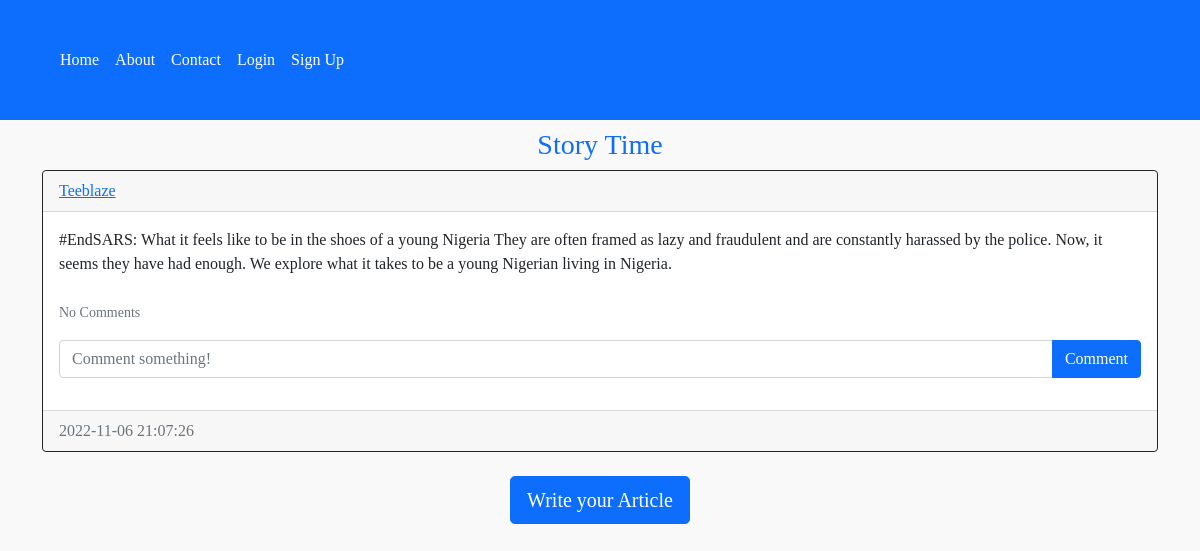
Page /home on the earlier database version.
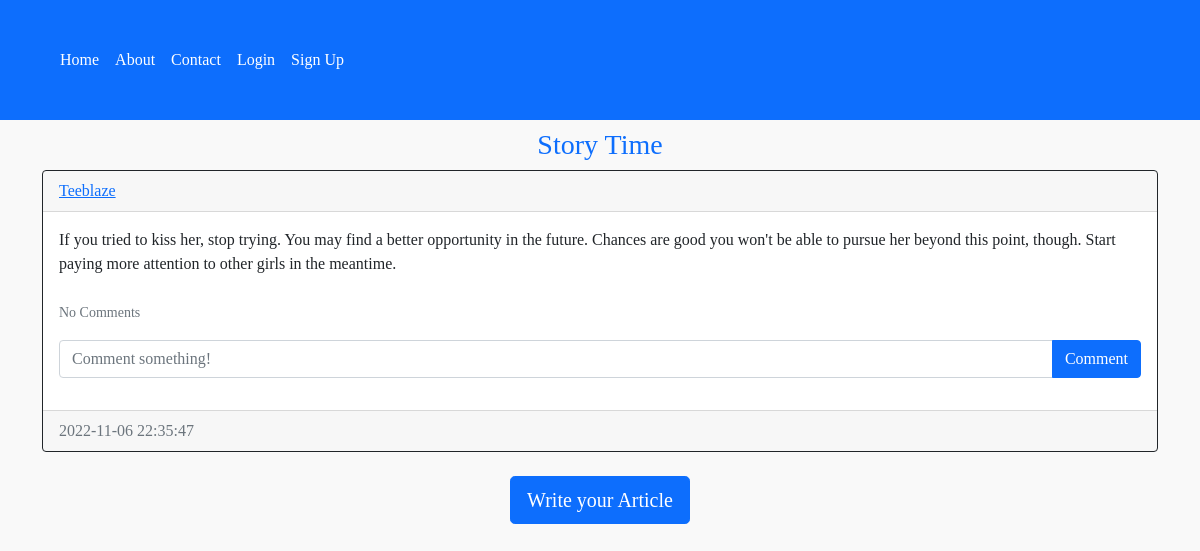
Same page on the later database version.
### website/models.py (models this page shows)
class Post(db.Model):
    id = db.Column(db.Integer, primary_key=True)
    text = db.Column(db.Text, nullable=False)
    date_created = db.Column(db.DateTime(timezone=True), default=func.now())
    author = db.Column(db.Integer, db.ForeignKey(
        'user.id', ondelete="CASCADE"), nullable=False)
    comments = db.relationship('Comment', backref='post', passive_deletes=True)

class User(db.Model, UserMixin):
    id = db.Column(db.Integer, primary_key=True)
    email = db.Column(db.String(150), unique=True)
    username = db.Column(db.String(150), unique=True)
    lastname = db.Column(db.String(23))
    firstname = db.Column(db.String(25))
    password = db.Column(db.String(15))
    date_created = db.Column(db.DateTime(timezone=True), default=func.now())
    posts = db.relationship('Post', backref='user', passive_deletes=True)
    comments = db.relationship('Comment', backref='user', passive_deletes=True)

### website/views.py (the view)
@views.route("/")
@views.route("/home")
def home():
    posts = Post.query.all()
    return render_template("home.html", user=current_user, posts=posts)

### website/templates/home.html (shortened to what this page needs)
{% extends "base.html" %} {% block title %}Home{% endblock %} {% block content
%}
<h3 align="center " class="m-2" style="color: #0d6efd">
  {% block header %} Story Time {% endblock %}
</h3>
<div id="posts">
  {% for post in posts %}
  <div class="card border-dark">
    <div class="card-header d-flex justify-content-between align-items-center">
      <a href="/posts/{{post.user.username}}">{{post.user.username}}</a>
    </div>
    <div class="card-body">
      <div class="card-text">{{post.text}}</div>
      <br />
      <p class="card-text">
        {% if post.comments|length > 0 %}
        <a data-bs-toggle="collapse" href="#comments-{{post.id}}" role="button">
          <small>View {{post.comments|length}} Comments</small>
        </a>
        {% else %}
        <small class="text-muted">No Comments</small>
        {% endif %}
      </p>
      <form
        class="input-group mb-3"
        method="POST"
        action="/create-comment/{{post.id}}"
      >
        <input
          type="text"
          id="text"
          name="text"
          class="form-control"
          placeholder="Comment something!"
        />
        <button type="submit" class="btn btn-primary">Comment</button>
      </form>
    </div>
    <div class="card-footer text-muted">{{post.date_created}}</div>
  </div>
  <br />
  {% endfor %}
</div>
{% block footer %}
<div align="center">
  <a href="/create-post"
    ><button type="button" class="btn btn-primary btn-lg">
      Write your Article
    </button></a
  >
</div>
{% endblock %} {% endblock %}

### website/templates/base.html (shortened to what this page needs)
<!DOCTYPE html>
<html lang="en">
  <head>
    <link
      href="https://cdn.jsdelivr.net/npm/bootstrap@5.0.2/dist/css/bootstrap.min.css"
      rel="stylesheet"
    />
  </head>
  <body>
    <nav class="navbar navbar-expand-lg navbar-dark bg-primary my_nav">
      <div
        class="collapse navbar-collapse p-4 m-2"
        style="text-align: center"
        id="navbarToggleExternalContent"
      >
        <div class="navbar-nav my_nav">
          {% if user. is_authenticated %}
          <a class="nav-item nav-link" href="/home">Home</a>
          <a class="nav-item nav-link" href="/posts">Posts</a>
          <a class="nav-item nav-link" href="/about">About</a>
          <a class="nav-item nav-link" href="/contact">Contact</a>
          <a class="nav-item nav-link" href="/logout">Logout</a>
          {% else %}
          <a class="nav-item nav-link" href="/home">Home</a>
          <a class="nav-item nav-link" href="/about">About</a>
          <a class="nav-item nav-link" href="/contact">Contact</a>
          <a class="nav-item nav-link" href="/login">Login</a>
          <a class="nav-item nav-link" href="/sign-up">Sign Up</a>
          {% endif %}
        </div>
      </div>
    </nav>
    <div class="container">{% block content %}{% endblock %}</div>
  </body>
</html>

### website/templates/base.html (style rules this page uses)
.my_nav > a { color: white !important; }
.my_nav { padding-left: 10px; }
body { background-color: #f9f9f9; margin-bottom: 50px; font-family: Cambria, Cochin, Georgia, Times, "Times New Roman", serif; }

Differences in the rows shown:
changed Post "Teeblaze": text "#EndSARS: What it feels like to be in the shoes of a young Nigeria They are often framed as lazy and fraudulent and are constantly harassed by the police. Now, it seems they have had enough. We explore what it takes to be a young Nigerian living in Nigeria." → "If you tried to kiss her, stop trying. You may find a better opportunity in the future. Chances are good you won't be able to pursue her beyond this point, though. Start paying more attention to other girls in the meantime."; date_created "2022-11-06 21:07:26" → "2022-11-06 22:35:47"
